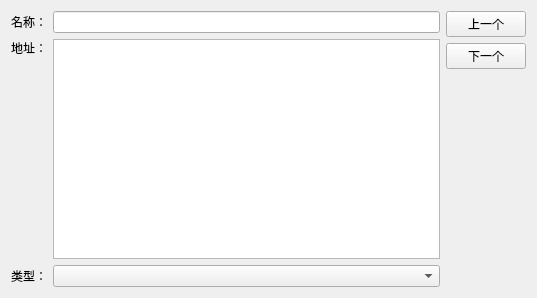
<?xml version="1.0" encoding="UTF-8"?>
<ui version="4.0">
 <class>Widget</class>
 <widget class="QWidget" name="Widget">
  <property name="geometry">
   <rect>
    <x>0</x>
    <y>0</y>
    <width>537</width>
    <height>298</height>
   </rect>
  </property>
  <property name="windowTitle">
   <string>Widget</string>
  </property>
  <layout class="QGridLayout" name="gridLayout_2">
   <item row="0" column="0" rowspan="3">
    <layout class="QGridLayout" name="gridLayout">
     <item row="0" column="0">
      <widget class="QLabel" name="label">
       <property name="text">
        <string>名称：</string>
       </property>
      </widget>
     </item>
     <item row="0" column="1">
      <widget class="QLineEdit" name="line_name"/>
     </item>
     <item row="1" column="0">
      <widget class="QLabel" name="label_2">
       <property name="text">
        <string>地址：</string>
       </property>
      </widget>
     </item>
     <item row="1" column="1" rowspan="2">
      <widget class="QTextEdit" name="text_address"/>
     </item>
     <item row="2" column="0">
      <spacer name="verticalSpacer">
       <property name="orientation">
        <enum>Qt::Vertical</enum>
       </property>
       <property name="sizeHint" stdset="0">
        <size>
         <width>20</width>
         <height>40</height>
        </size>
       </property>
      </spacer>
     </item>
     <item row="3" column="0">
      <widget class="QLabel" name="label_3">
       <property name="text">
        <string>类型：</string>
       </property>
      </widget>
     </item>
     <item row="3" column="1">
      <widget class="QComboBox" name="com_type"/>
     </item>
    </layout>
   </item>
   <item row="0" column="1">
    <widget class="QPushButton" name="but_previous">
     <property name="text">
      <string>上一个</string>
     </property>
    </widget>
   </item>
   <item row="1" column="1">
    <widget class="QPushButton" name="but_next">
     <property name="text">
      <string>下一个</string>
     </property>
    </widget>
   </item>
   <item row="2" column="1">
    <spacer name="verticalSpacer_2">
     <property name="orientation">
      <enum>Qt::Vertical</enum>
     </property>
     <property name="sizeHint" stdset="0">
      <size>
       <width>20</width>
       <height>219</height>
      </size>
     </property>
    </spacer>
   </item>
  </layout>
 </widget>
 <resources/>
 <connections/>
</ui>
